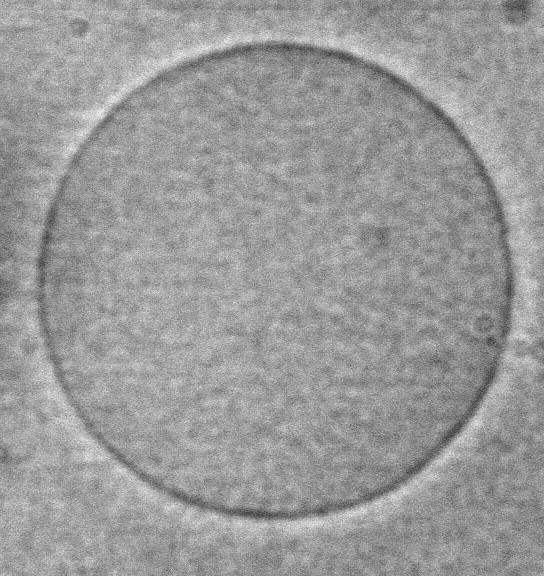
#> input picture 05_Image_Processing/ejercicio_01/Ves_Image.jpg, 544 x 576 px
$ jupyter execute --allow-errors 01_Intro_Image_Processing.ipynb   (shell and % lines are left out)
#> lines starting #> are read from the running program, lines starting #| are printed output that depends on the picture; after the words box and inside, x2 and y2 are one past the last pixel; in counts of white or black regions, pixels touching at a corner belong together
[cell 1]
%pylab inline
import scipy
from scipy import misc
from scipy import ndimage
from skimage import feature
from skimage.transform import (hough_line, hough_line_peaks,probabilistic_hough_line)

from skimage.transform import hough_circle, hough_circle_peaks
from skimage.feature import peak_local_max
from skimage.draw import circle_perimeter

import cv2

#> (a cell that did not finish here is left out)

#> (a cell that did not finish here is left out)

[cell 4]
im = np.zeros((256, 256))
im[64:-64, 64:-64] = 1

im = ndimage.rotate(im, 15, mode='constant', reshape=False)
im = ndimage.gaussian_filter(im, 3)

# Sobel Filter

Sobel calcula el gradiente de las imágenes. Este es máximo cuando hay un cambio de color. Así puede detectar bordes.

[cell 5]
sx = ndimage.sobel(im, axis=0, mode='constant')
sy = ndimage.sobel(im, axis=1, mode='constant')
sob = np.hypot(sx, sy)

plt.figure(figsize=(16, 5))
plt.subplot(141)
plt.imshow(im, cmap=plt.cm.gray)
plt.axis('off')
plt.title('square', fontsize=20)
plt.subplot(142)
plt.imshow(sx)
plt.axis('off')
plt.title('Sobel (x direction)', fontsize=20)
plt.subplot(143)
plt.imshow(sob)
plt.axis('off')
plt.title('Sobel filter', fontsize=20)

im_noisy = im + 0.07*np.random.random(im.shape)

sx = ndimage.sobel(im_noisy, axis=0, mode='constant')
sy = ndimage.sobel(im_noisy, axis=1, mode='constant')
sob = np.hypot(sx, sy)

plt.subplot(144)
plt.imshow(sob)
plt.axis('off')
plt.title('Sobel for noisy image', fontsize=20)


plt.subplots_adjust(wspace=0.02, hspace=0.02, top=1, bottom=0, left=0, right=0.9)

plt.show()
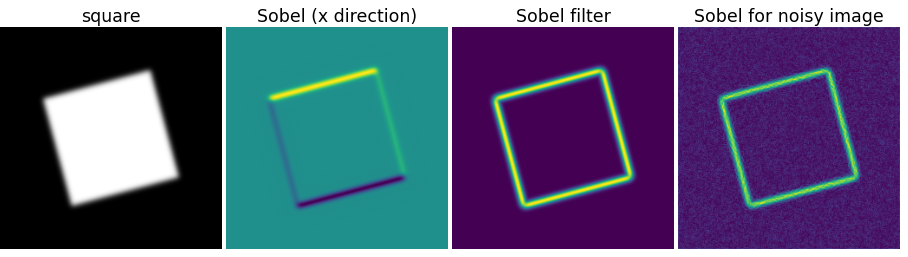
#> figure drawn by matplotlib, 4 panels

# Canny Filter

[cell 6]
# Compute the Canny filter for two values of sigma
edges1 = feature.canny(im)
edges2 = feature.canny(im, sigma=3)

# display results
fig, (ax1, ax2, ax3) = plt.subplots(nrows=1, ncols=3, figsize=(8, 3),
                                    sharex=True, sharey=True)

ax1.imshow(im, cmap=plt.cm.gray)
ax1.axis('off')
ax1.set_title('square', fontsize=15)

ax2.imshow(edges1, cmap=plt.cm.gray)
ax2.axis('off')
ax2.set_title('Canny filter, $\sigma=1$', fontsize=15)

ax3.imshow(edges2, cmap=plt.cm.gray)
ax3.axis('off')
ax3.set_title('Canny filter, $\sigma=3$', fontsize=15)

plt.tight_layout()

plt.show()
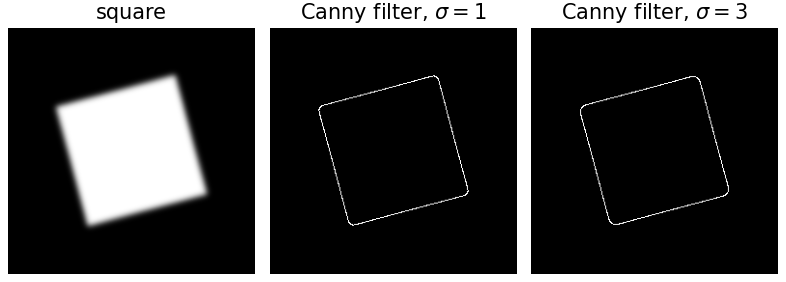
#> figure drawn by matplotlib, 3 panels

# Trasformada de Hough

Para cada punto que encuentra el filtro Canny, la transormada de Hough detecta todas las líneas posibles que puede pasar por ese punto. Cuando hace eso para tofosw los puntos del filtro Canny, hay una línea que va a tener muchos puntos en común y esas es la que pinta.

[cell 7]
h, theta, d = hough_line(edges1)

fig, axes = plt.subplots(1, 3, figsize=(15, 6))
ax = axes.ravel()

ax[0].imshow(im, cmap=cm.gray)
ax[0].set_title('Input image')
ax[0].set_axis_off()

ax[1].imshow(edges1, cmap=plt.cm.gray)
ax[1].axis('off')
ax[1].set_title('Canny filter, $\sigma=1$', fontsize=15)

ax[2].imshow(im, cmap=cm.gray)
for _, angle, dist in zip(*hough_line_peaks(h, theta, d)):
    y0 = (dist - 0 * np.cos(angle)) / np.sin(angle)
    y1 = (dist - im.shape[1] * np.cos(angle)) / np.sin(angle)
    ax[2].plot((0, im.shape[1]), (y0, y1), '-r')
ax[2].set_xlim((0, im.shape[1]))
ax[2].set_ylim((im.shape[0], 0))
ax[2].set_axis_off()
ax[2].set_title('Detected lines')
plt.tight_layout()
plt.show()
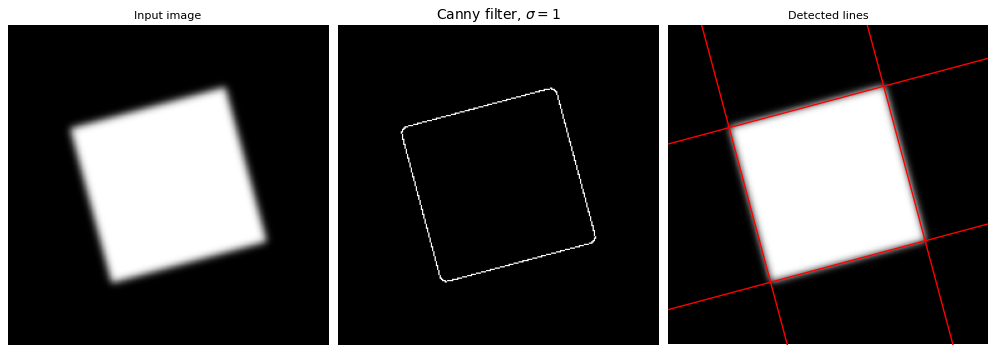
#> figure drawn by matplotlib, 3 panels

# Vesícula

[cell 8]
# Importar la imagen con OpenCV
ves = cv2.imread('Ves_Image.jpg',0) # Importarla en grayscale para poder aplicar Canny
#> ves is the input picture: shape (576, 544); min 41, max 255, mean 154.2
ves_color = cv2.imread('Ves_Image.jpg')

[cell 9]
plt.imshow(ves)

[cell 10]
# Aplicar el filtro Canny del scipy toolkit skimage - funciona más fácil que el de OpenCV
edges_ves = feature.canny(ves, sigma=3.45)
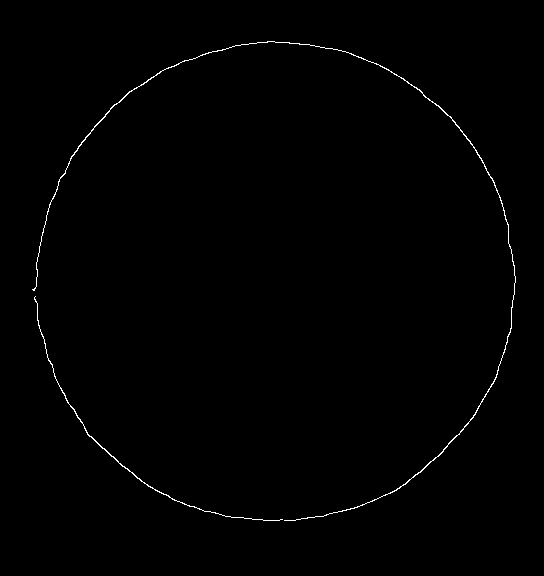
#> edges_ves: shape (576, 544) bool; 0.56% white in thin lines or dots, all inside (x1, y1, x2, y2) = (32, 41, 516, 521)
plt.imshow(edges_ves, cmap='gray')

[cell 11]
# Definir una función que intenta detectar los límites superiores e inferiores
# para aplicar el filtro Canny de OpenCV

def auto_canny(image, sigma=0.33):
    # compute the median of the single channel pixel intensities
#> called with sigma = 0.15
    v = np.median(image)
#> v = 155

    # apply automatic Canny edge detection using the computed median
    lower = int(max(0, (1.0 - sigma) * v))
#> lower = 131
    upper = int(min(255, (1.0 + sigma) * v))
#> upper = 178
    edged = cv2.Canny(image, lower, upper)
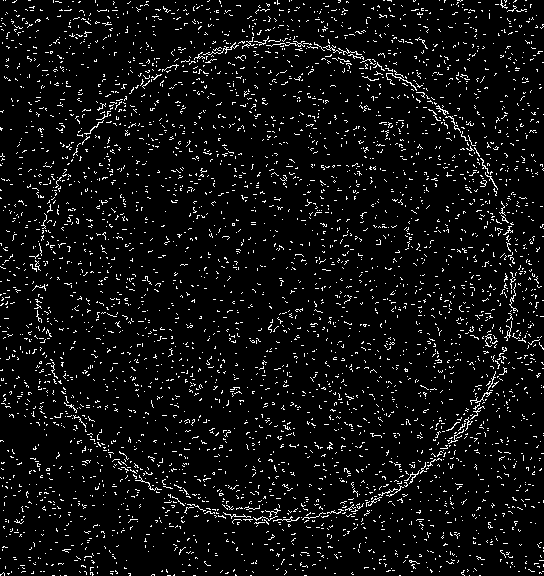
#> edged: shape (576, 544); 5.8% white in thin lines or dots

    # return the edged image
    return edged

[cell 12]
# Aplicar la función de auto_canny a la imagen
prueba = auto_canny(ves,0.15)
plt.imshow(prueba,cmap="gray")

[cell 13]
# Aplicar la transformada de Hough Circular para detectar los círculos en la imagen

# Crear un arreglo con estimaciones de los radios para que la función de hough_circle de skimage los use
# Entre más pasos haya en el vector de predicción, más preciso puede ser el Hough Transform
hough_radii = np.arange(200, 310, 1)
hough_res = hough_circle(edges_ves, hough_radii)
#hough_res = hough_circle(prueba, hough_radii)

[cell 14]
# Identificar los círculos más prominentes con centros separados por cierta distancia (1 por default)
# Se puede espicifcar cuantos círculos prominentes detectar - en este caso sólo se quiere 1
# http://scikit-image.org/docs/dev/api/skimage.transform.html#skimage.transform.hough_circle_peaks
# Accums = peak values, cx = x coordinate for center, cy = y coordinate for center, radii = radii of circles
accums, cx, cy, radii = hough_circle_peaks(hough_res, hough_radii, total_num_peaks=1)
#> accums = [0.48]; cx = [275]; cy = [281]; radii = [239]

[cell 15]
# Crear una copia de la imagen para no dañar la original
output = ves_color.copy()

# Plot la original
plt.subplot(121)
plt.imshow(ves_color)

# Pintar el círculo y el centro sobre la copia de la imagen
for x in cx:
    for y in cy:
        for r in radii:
            cv2.circle(output, (x,y), r, (0,255,0),5)
            #cv2.circle(output, (x,y), 1, (255,0,0),20)
            cv2.rectangle(output, (x - 15, y - 15), (x + 15, y + 15), (255, 0, 0), -1)
#> this loop made 1 pass
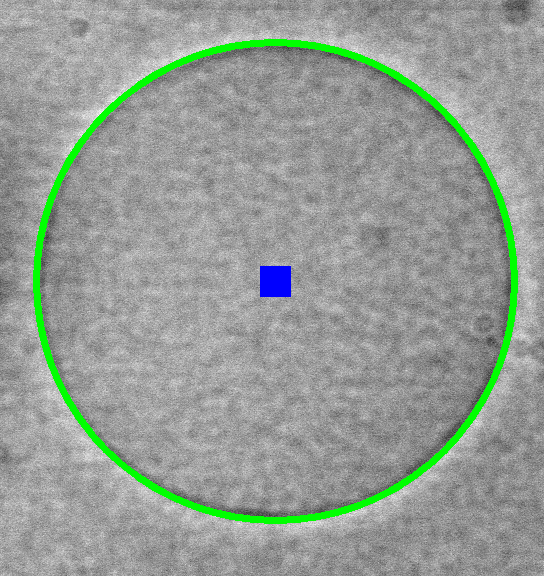
#> output: shape (576, 544, 3); 3.63% of pixels changed, all inside (x1, y1, x2, y2) = (33, 39, 518, 524)

# Plot la nueva imagen
plt.subplot(122)
plt.imshow(output)
#> figure, not shown here; B, G, R data is drawn as R, G, B
